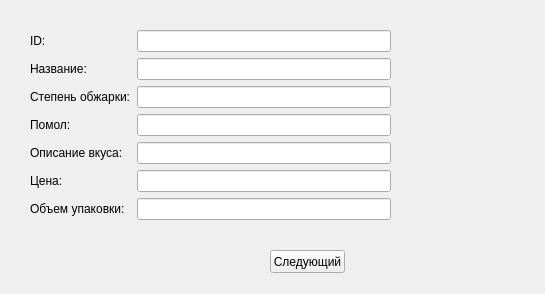
<?xml version="1.0" encoding="UTF-8"?>
<ui version="4.0">
 <class>Form</class>
 <widget class="QWidget" name="Form">
  <property name="geometry">
   <rect>
    <x>0</x>
    <y>0</y>
    <width>545</width>
    <height>294</height>
   </rect>
  </property>
  <property name="windowTitle">
   <string>Form</string>
  </property>
  <widget class="QWidget" name="formLayoutWidget">
   <property name="geometry">
    <rect>
     <x>30</x>
     <y>30</y>
     <width>361</width>
     <height>191</height>
    </rect>
   </property>
   <layout class="QFormLayout" name="formLayout">
    <item row="0" column="0">
     <widget class="QLabel" name="label">
      <property name="text">
       <string>ID:</string>
      </property>
     </widget>
    </item>
    <item row="0" column="1">
     <widget class="QLineEdit" name="idEdit"/>
    </item>
    <item row="1" column="0">
     <widget class="QLabel" name="label_2">
      <property name="text">
       <string>Название:</string>
      </property>
     </widget>
    </item>
    <item row="2" column="0">
     <widget class="QLabel" name="label_3">
      <property name="text">
       <string>Степень обжарки:</string>
      </property>
     </widget>
    </item>
    <item row="3" column="0">
     <widget class="QLabel" name="label_4">
      <property name="text">
       <string>Помол:</string>
      </property>
     </widget>
    </item>
    <item row="4" column="0">
     <widget class="QLabel" name="label_5">
      <property name="text">
       <string>Описание вкуса:</string>
      </property>
     </widget>
    </item>
    <item row="5" column="0">
     <widget class="QLabel" name="label_6">
      <property name="text">
       <string>Цена:</string>
      </property>
     </widget>
    </item>
    <item row="6" column="0">
     <widget class="QLabel" name="label_7">
      <property name="text">
       <string>Объем упаковки:</string>
      </property>
     </widget>
    </item>
    <item row="1" column="1">
     <widget class="QLineEdit" name="nameEdit"/>
    </item>
    <item row="2" column="1">
     <widget class="QLineEdit" name="fireEdit"/>
    </item>
    <item row="3" column="1">
     <widget class="QLineEdit" name="pomolEdit"/>
    </item>
    <item row="4" column="1">
     <widget class="QLineEdit" name="tastiEdit"/>
    </item>
    <item row="5" column="1">
     <widget class="QLineEdit" name="priseEdit"/>
    </item>
    <item row="6" column="1">
     <widget class="QLineEdit" name="VVEdit"/>
    </item>
   </layout>
  </widget>
  <widget class="QPushButton" name="pushButton">
   <property name="geometry">
    <rect>
     <x>270</x>
     <y>250</y>
     <width>75</width>
     <height>23</height>
    </rect>
   </property>
   <property name="text">
    <string>Следующий</string>
   </property>
  </widget>
 </widget>
 <resources/>
 <connections/>
</ui>
